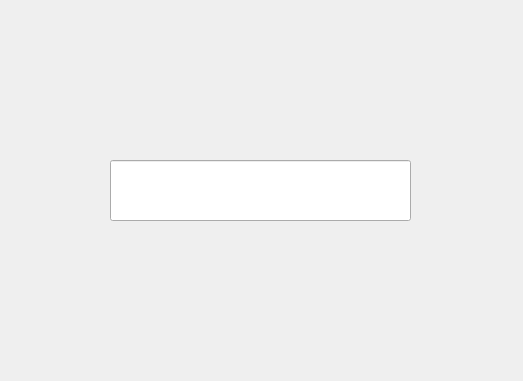
<?xml version="1.0" encoding="UTF-8"?>
<ui version="4.0">
 <class>Form</class>
 <widget class="QWidget" name="Form">
  <property name="geometry">
   <rect>
    <x>0</x>
    <y>0</y>
    <width>523</width>
    <height>381</height>
   </rect>
  </property>
  <property name="windowTitle">
   <string>Sabedoria Pantaneira</string>
  </property>
  <widget class="QLabel" name="label_imagem">
   <property name="geometry">
    <rect>
     <x>0</x>
     <y>0</y>
     <width>521</width>
     <height>381</height>
    </rect>
   </property>
   <property name="text">
    <string/>
   </property>
   <property name="pixmap">
    <pixmap>janela_apelido.png</pixmap>
   </property>
   <property name="scaledContents">
    <bool>true</bool>
   </property>
  </widget>
  <widget class="QLabel" name="label_continuar">
   <property name="geometry">
    <rect>
     <x>170</x>
     <y>260</y>
     <width>181</width>
     <height>71</height>
    </rect>
   </property>
   <property name="mouseTracking">
    <bool>true</bool>
   </property>
   <property name="text">
    <string/>
   </property>
  </widget>
  <widget class="QLineEdit" name="line_apelido">
   <property name="geometry">
    <rect>
     <x>110</x>
     <y>160</y>
     <width>301</width>
     <height>61</height>
    </rect>
   </property>
   <property name="focusPolicy">
    <enum>Qt::StrongFocus</enum>
   </property>
  </widget>
 </widget>
 <resources/>
 <connections/>
</ui>
